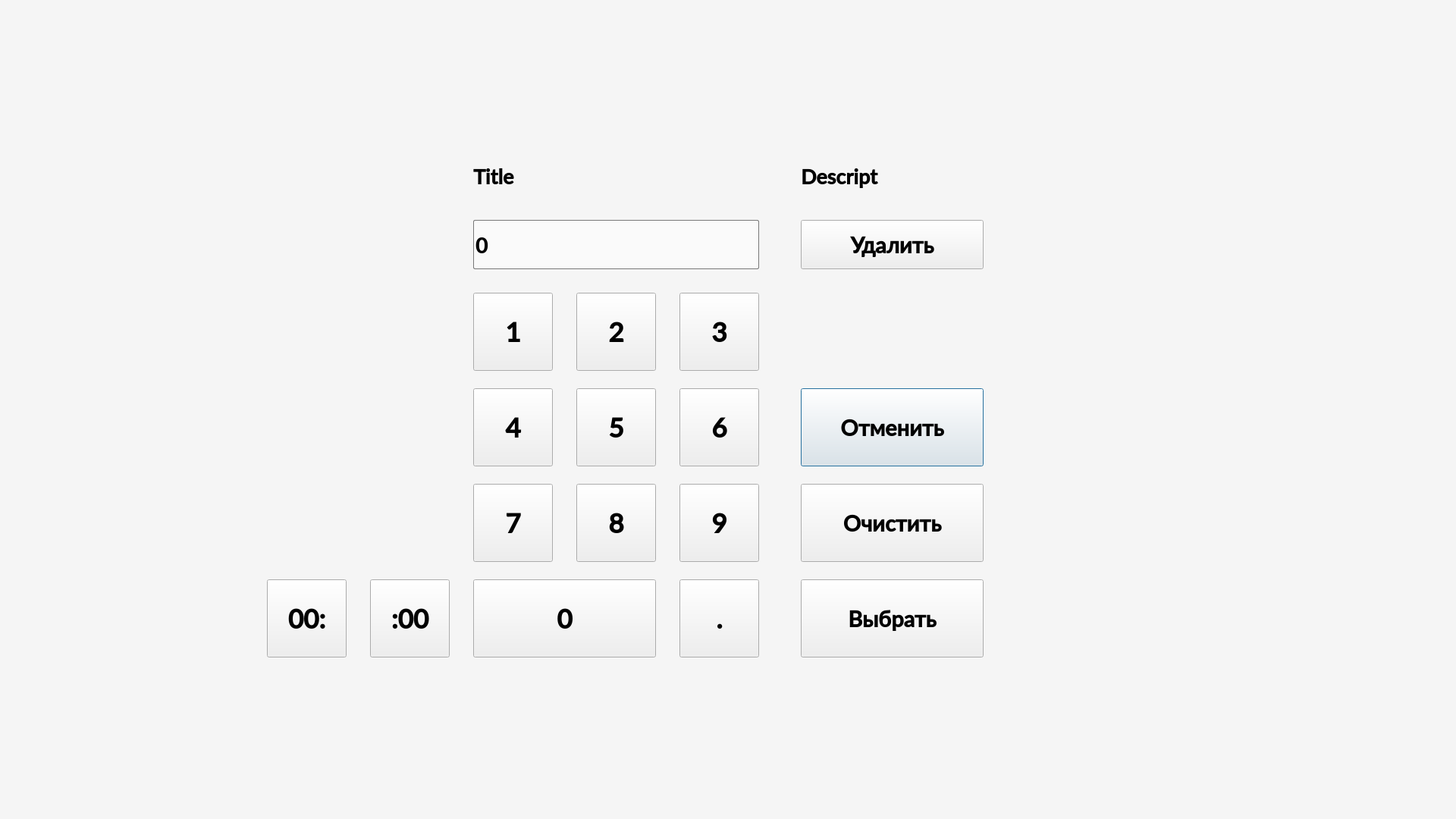
<?xml version="1.0" encoding="UTF-8"?>
<ui version="4.0">
 <class>KeyWindow</class>
 <widget class="QDialog" name="KeyWindow">
  <property name="geometry">
   <rect>
    <x>0</x>
    <y>0</y>
    <width>1920</width>
    <height>1080</height>
   </rect>
  </property>
  <property name="windowTitle">
   <string>Dialog</string>
  </property>
  <property name="styleSheet">
   <string notr="true"/>
  </property>
  <widget class="QPushButton" name="ButtonCancel">
   <property name="geometry">
    <rect>
     <x>1056</x>
     <y>512</y>
     <width>241</width>
     <height>103</height>
    </rect>
   </property>
   <property name="font">
    <font>
     <family>Lato Semibold</family>
     <pointsize>22</pointsize>
     <bold>true</bold>
    </font>
   </property>
   <property name="text">
    <string>Отменить</string>
   </property>
   <property name="icon">
    <iconset>
     <normaloff>ui/ui_ser/ui_2/Pictures13/Cancel.png</normaloff>ui/ui_ser/ui_2/Pictures13/Cancel.png</iconset>
   </property>
   <property name="iconSize">
    <size>
     <width>38</width>
     <height>38</height>
    </size>
   </property>
  </widget>
  <widget class="QPushButton" name="Button1">
   <property name="geometry">
    <rect>
     <x>624</x>
     <y>386</y>
     <width>105</width>
     <height>103</height>
    </rect>
   </property>
   <property name="font">
    <font>
     <family>Lato Semibold</family>
     <pointsize>26</pointsize>
     <bold>true</bold>
    </font>
   </property>
   <property name="text">
    <string>1</string>
   </property>
  </widget>
  <widget class="QPushButton" name="Button2">
   <property name="geometry">
    <rect>
     <x>760</x>
     <y>386</y>
     <width>105</width>
     <height>103</height>
    </rect>
   </property>
   <property name="font">
    <font>
     <family>Lato Semibold</family>
     <pointsize>26</pointsize>
     <bold>true</bold>
    </font>
   </property>
   <property name="text">
    <string>2</string>
   </property>
  </widget>
  <widget class="QPushButton" name="Button3">
   <property name="geometry">
    <rect>
     <x>896</x>
     <y>386</y>
     <width>105</width>
     <height>103</height>
    </rect>
   </property>
   <property name="font">
    <font>
     <family>Lato Semibold</family>
     <pointsize>26</pointsize>
     <bold>true</bold>
    </font>
   </property>
   <property name="text">
    <string>3</string>
   </property>
  </widget>
  <widget class="QPushButton" name="Button4">
   <property name="geometry">
    <rect>
     <x>624</x>
     <y>512</y>
     <width>105</width>
     <height>103</height>
    </rect>
   </property>
   <property name="font">
    <font>
     <family>Lato Semibold</family>
     <pointsize>26</pointsize>
     <bold>true</bold>
    </font>
   </property>
   <property name="text">
    <string>4</string>
   </property>
  </widget>
  <widget class="QPushButton" name="Button5">
   <property name="geometry">
    <rect>
     <x>760</x>
     <y>512</y>
     <width>105</width>
     <height>103</height>
    </rect>
   </property>
   <property name="font">
    <font>
     <family>Lato Semibold</family>
     <pointsize>26</pointsize>
     <bold>true</bold>
    </font>
   </property>
   <property name="text">
    <string>5</string>
   </property>
  </widget>
  <widget class="QPushButton" name="Button6">
   <property name="geometry">
    <rect>
     <x>896</x>
     <y>512</y>
     <width>105</width>
     <height>103</height>
    </rect>
   </property>
   <property name="font">
    <font>
     <family>Lato Semibold</family>
     <pointsize>26</pointsize>
     <bold>true</bold>
    </font>
   </property>
   <property name="text">
    <string>6</string>
   </property>
  </widget>
  <widget class="QPushButton" name="Button7">
   <property name="geometry">
    <rect>
     <x>624</x>
     <y>638</y>
     <width>105</width>
     <height>103</height>
    </rect>
   </property>
   <property name="font">
    <font>
     <family>Lato Semibold</family>
     <pointsize>26</pointsize>
     <bold>true</bold>
    </font>
   </property>
   <property name="text">
    <string>7</string>
   </property>
  </widget>
  <widget class="QPushButton" name="Button8">
   <property name="geometry">
    <rect>
     <x>760</x>
     <y>638</y>
     <width>105</width>
     <height>103</height>
    </rect>
   </property>
   <property name="font">
    <font>
     <family>Lato Semibold</family>
     <pointsize>26</pointsize>
     <bold>true</bold>
    </font>
   </property>
   <property name="text">
    <string>8</string>
   </property>
  </widget>
  <widget class="QPushButton" name="Button9">
   <property name="geometry">
    <rect>
     <x>896</x>
     <y>638</y>
     <width>105</width>
     <height>103</height>
    </rect>
   </property>
   <property name="font">
    <font>
     <family>Lato Semibold</family>
     <pointsize>26</pointsize>
     <bold>true</bold>
    </font>
   </property>
   <property name="text">
    <string>9</string>
   </property>
  </widget>
  <widget class="QPushButton" name="Button0">
   <property name="geometry">
    <rect>
     <x>624</x>
     <y>764</y>
     <width>241</width>
     <height>103</height>
    </rect>
   </property>
   <property name="font">
    <font>
     <family>Lato Semibold</family>
     <pointsize>26</pointsize>
     <bold>true</bold>
    </font>
   </property>
   <property name="text">
    <string>0</string>
   </property>
  </widget>
  <widget class="QPushButton" name="ButtonPoint">
   <property name="geometry">
    <rect>
     <x>896</x>
     <y>764</y>
     <width>105</width>
     <height>103</height>
    </rect>
   </property>
   <property name="font">
    <font>
     <family>Lato Semibold</family>
     <pointsize>26</pointsize>
     <bold>true</bold>
    </font>
   </property>
   <property name="text">
    <string>.</string>
   </property>
  </widget>
  <widget class="QPushButton" name="ButtonClear">
   <property name="geometry">
    <rect>
     <x>1056</x>
     <y>638</y>
     <width>241</width>
     <height>103</height>
    </rect>
   </property>
   <property name="font">
    <font>
     <family>Lato Semibold</family>
     <pointsize>22</pointsize>
     <bold>true</bold>
    </font>
   </property>
   <property name="text">
    <string>Очистить</string>
   </property>
   <property name="icon">
    <iconset>
     <normaloff>ui/ui_ser/ui_2/Pictures13/Clean.png</normaloff>ui/ui_ser/ui_2/Pictures13/Clean.png</iconset>
   </property>
   <property name="iconSize">
    <size>
     <width>38</width>
     <height>38</height>
    </size>
   </property>
  </widget>
  <widget class="QPushButton" name="ButtonCheck">
   <property name="geometry">
    <rect>
     <x>1056</x>
     <y>764</y>
     <width>241</width>
     <height>103</height>
    </rect>
   </property>
   <property name="font">
    <font>
     <family>Lato Semibold</family>
     <pointsize>22</pointsize>
     <bold>true</bold>
    </font>
   </property>
   <property name="text">
    <string>Выбрать</string>
   </property>
   <property name="icon">
    <iconset>
     <normaloff>ui/ui_ser/ui_2/Pictures13/Select.png</normaloff>ui/ui_ser/ui_2/Pictures13/Select.png</iconset>
   </property>
   <property name="iconSize">
    <size>
     <width>38</width>
     <height>38</height>
    </size>
   </property>
  </widget>
  <widget class="QLabel" name="LabelTextPar">
   <property name="geometry">
    <rect>
     <x>624</x>
     <y>192</y>
     <width>375</width>
     <height>81</height>
    </rect>
   </property>
   <property name="font">
    <font>
     <family>Lato Semibold</family>
     <pointsize>20</pointsize>
     <bold>true</bold>
    </font>
   </property>
   <property name="styleSheet">
    <string notr="true"/>
   </property>
   <property name="text">
    <string>Title</string>
   </property>
  </widget>
  <widget class="QLineEdit" name="NumberLine">
   <property name="geometry">
    <rect>
     <x>624</x>
     <y>290</y>
     <width>377</width>
     <height>65</height>
    </rect>
   </property>
   <property name="font">
    <font>
     <family>Lato Heavy</family>
     <pointsize>22</pointsize>
     <bold>true</bold>
    </font>
   </property>
   <property name="styleSheet">
    <string notr="true">border: 1px solid rgb(120, 120, 120);
background-color: rgb(250, 250, 250);
border-radius: 2px;</string>
   </property>
   <property name="text">
    <string>0</string>
   </property>
  </widget>
  <widget class="QLabel" name="LabelTextLim">
   <property name="geometry">
    <rect>
     <x>1056</x>
     <y>192</y>
     <width>361</width>
     <height>81</height>
    </rect>
   </property>
   <property name="font">
    <font>
     <family>Lato Semibold</family>
     <pointsize>20</pointsize>
     <bold>true</bold>
    </font>
   </property>
   <property name="text">
    <string>Descript</string>
   </property>
  </widget>
  <widget class="QPushButton" name="ButtonBackspace">
   <property name="geometry">
    <rect>
     <x>1056</x>
     <y>290</y>
     <width>241</width>
     <height>65</height>
    </rect>
   </property>
   <property name="font">
    <font>
     <family>Lato Semibold</family>
     <pointsize>22</pointsize>
     <bold>true</bold>
    </font>
   </property>
   <property name="text">
    <string>Удалить</string>
   </property>
   <property name="icon">
    <iconset>
     <normaloff>ui/ui_ser/ui_2/Pictures13/Backspace.png</normaloff>ui/ui_ser/ui_2/Pictures13/Backspace.png</iconset>
   </property>
   <property name="iconSize">
    <size>
     <width>38</width>
     <height>383</height>
    </size>
   </property>
  </widget>
  <widget class="QPushButton" name="ButtonPoint_1">
   <property name="geometry">
    <rect>
     <x>352</x>
     <y>764</y>
     <width>105</width>
     <height>103</height>
    </rect>
   </property>
   <property name="font">
    <font>
     <family>Lato Semibold</family>
     <pointsize>26</pointsize>
     <bold>true</bold>
    </font>
   </property>
   <property name="text">
    <string>00:</string>
   </property>
  </widget>
  <widget class="QPushButton" name="ButtonPoint_2">
   <property name="geometry">
    <rect>
     <x>488</x>
     <y>764</y>
     <width>105</width>
     <height>103</height>
    </rect>
   </property>
   <property name="font">
    <font>
     <family>Lato Semibold</family>
     <pointsize>26</pointsize>
     <bold>true</bold>
    </font>
   </property>
   <property name="text">
    <string>:00</string>
   </property>
  </widget>
  <widget class="QLabel" name="Blackout">
   <property name="geometry">
    <rect>
     <x>328</x>
     <y>120</y>
     <width>68</width>
     <height>31</height>
    </rect>
   </property>
   <property name="text">
    <string/>
   </property>
  </widget>
  <widget class="QLabel" name="Screen">
   <property name="geometry">
    <rect>
     <x>0</x>
     <y>0</y>
     <width>1920</width>
     <height>1080</height>
    </rect>
   </property>
   <property name="styleSheet">
    <string notr="true">background-color: rgb(245, 245, 245);</string>
   </property>
   <property name="text">
    <string/>
   </property>
  </widget>
  <widget class="QLabel" name="label">
   <property name="geometry">
    <rect>
     <x>0</x>
     <y>0</y>
     <width>363</width>
     <height>128</height>
    </rect>
   </property>
   <property name="text">
    <string/>
   </property>
   <property name="pixmap">
    <pixmap>ui/ui_ser/ui_2/Pictures13/logo(66).png</pixmap>
   </property>
  </widget>
  <zorder>Screen</zorder>
  <zorder>ButtonCancel</zorder>
  <zorder>Button1</zorder>
  <zorder>Button2</zorder>
  <zorder>Button3</zorder>
  <zorder>Button4</zorder>
  <zorder>Button5</zorder>
  <zorder>Button6</zorder>
  <zorder>Button7</zorder>
  <zorder>Button8</zorder>
  <zorder>Button9</zorder>
  <zorder>Button0</zorder>
  <zorder>ButtonPoint</zorder>
  <zorder>ButtonClear</zorder>
  <zorder>ButtonCheck</zorder>
  <zorder>LabelTextPar</zorder>
  <zorder>NumberLine</zorder>
  <zorder>LabelTextLim</zorder>
  <zorder>ButtonBackspace</zorder>
  <zorder>ButtonPoint_1</zorder>
  <zorder>ButtonPoint_2</zorder>
  <zorder>Blackout</zorder>
  <zorder>label</zorder>
 </widget>
 <resources/>
 <connections/>
</ui>
